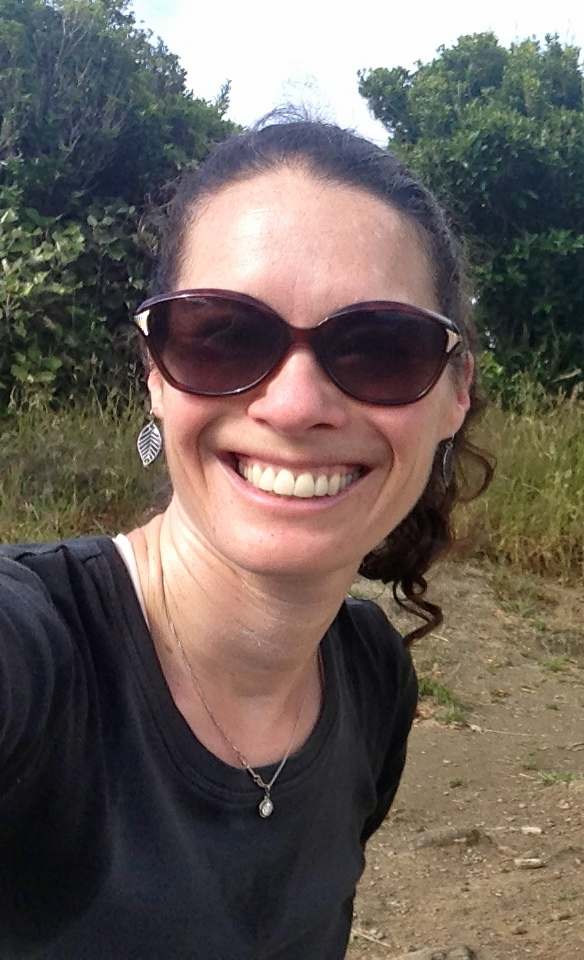
#> input picture Data Science/ArraysAndImages/woman.jpg, 584 x 960 px
$ python Adulla_432.py
#> lines starting #> are read from the running program, lines starting #| are printed output that depends on the picture; after the words box and inside, x2 and y2 are one past the last pixel; in counts of white or black regions, pixels touching at a corner belong together
import matplotlib.pyplot as plt
import os.path
import numpy as np

# Get the directory of this file
directory = os.path.dirname(os.path.abspath(__file__))
# Build an absolute filename from directory + filename
filename = os.path.join(directory, 'woman.jpg')
# Read the image data into an array
img = plt.imread(filename).copy()
#> img is the input picture: shape (960, 584, 3); mean R, G, B 107.1, 96.6, 90.4

# Create figure with 1 subplot
fig, ax = plt.subplots(1, 1)

height = len(img)
#> height = 960
width = len(img[0])
#> width = 584
for r in range(155):
    for c in range(width):
        if sum(img[r][c]) > 500:
            img[r][c] = [255, 0, 255]
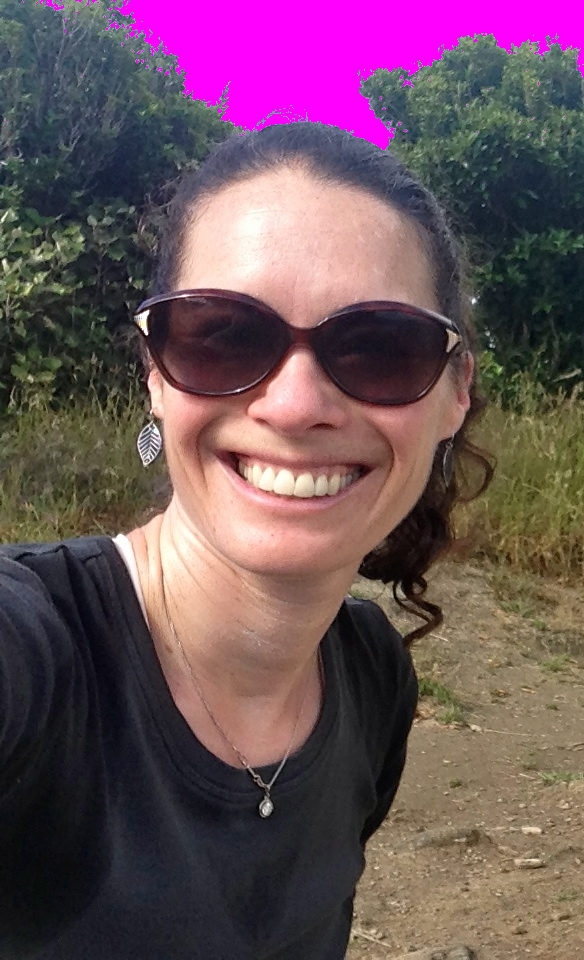
#> img: shape (960, 584, 3); 6.57% of pixels changed, all inside (x1, y1, x2, y2) = (4, 0, 584, 155)

for r in range(415, 470):
    for c in range(130, 165):
        if sum(img[r][c]) > 400:
            img[r][c] = [0, 255, 255]
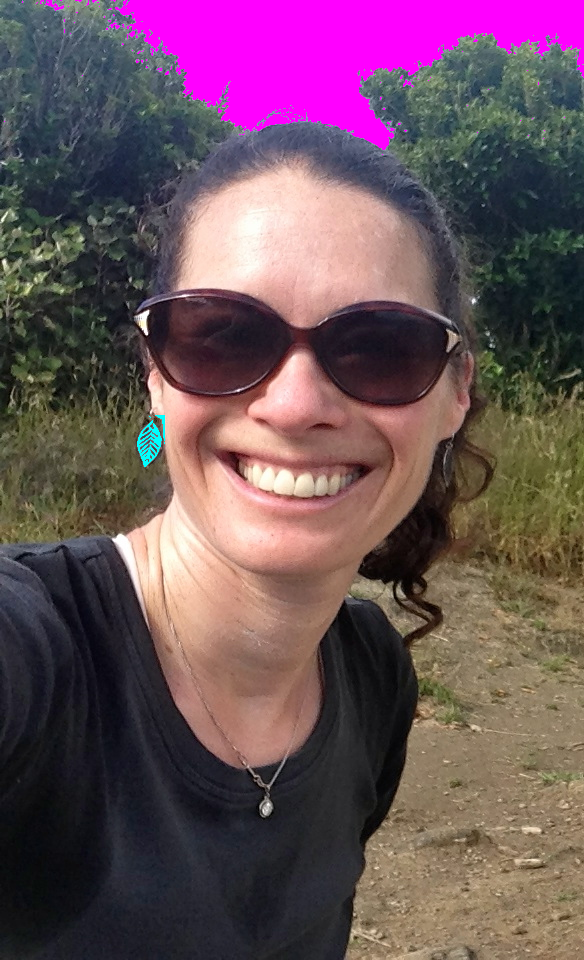
#> img: shape (960, 584, 3); 0.1% of pixels changed, all inside (x1, y1, x2, y2) = (137, 415, 165, 467)

# Show the image data in a subplot
ax.imshow(img, interpolation='none')
# Show the figure on the screen
plt.show()
